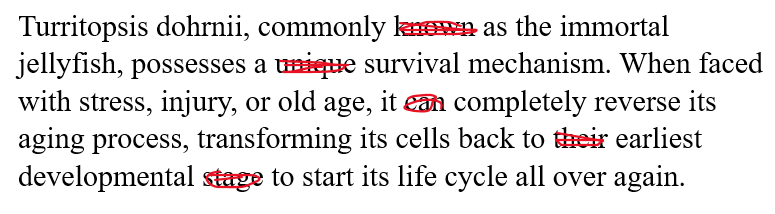
#> input picture test.png, 775 x 214 px
$ python -i image_cleaning.py   (imports and definitions only)
#> lines starting #> are read from the running program, lines starting #| are printed output that depends on the picture; after the words box and inside, x2 and y2 are one past the last pixel; in counts of white or black regions, pixels touching at a corner belong together
#> further down, picture is the input picture: shape (214, 775, 3); mean B, G, R 227.6, 227.4, 229.9
import cv2

def preprocess_image(image):

    # convert to grayscale
    gray = cv2.cvtColor(image, cv2.COLOR_BGR2GRAY)

    # increase contrast
    gray = cv2.equalizeHist(gray)
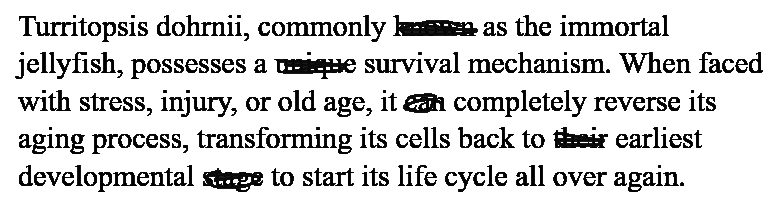
#> gray: shape (214, 775); min 0, max 255, mean 217

    # remove noise
    blur = cv2.GaussianBlur(gray, (5,5), 0)
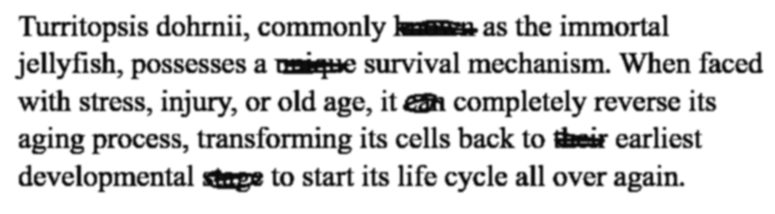
#> blur: shape (214, 775); min 6, max 255, mean 217

    # binary threshold
    _, thresh = cv2.threshold(
        blur,
        0,
        255,
        cv2.THRESH_BINARY_INV + cv2.THRESH_OTSU
    )
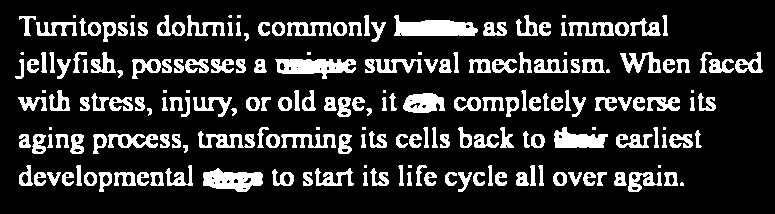
#> thresh: shape (214, 775); 17.2% white; 195 white regions (24 under 20 px), largest, box (x1, y1, x2, y2) and area: (394, 15, 478, 36) 1183, (275, 59, 356, 79) 1026, (203, 168, 263, 192) 935

    return thresh

>>> import cv2
>>> picture = cv2.imread('../test.png')
>>> result = preprocess_image(picture)
